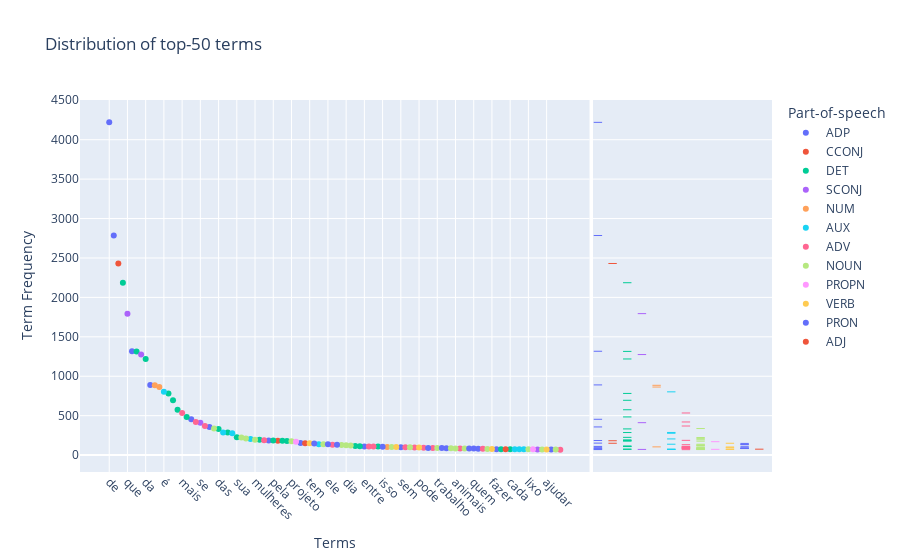

Source (notebook cell):
### Code cell
plot_wordcloud(data['Without_punctuations'])
plot_term_scatter(data, 'Without_punctuations')

### Figure 1 — Plotly figure (JSON) as saved in the notebook; plotly's stock layout.template omitted (floating-point values rounded to 4 significant figures)
{"data": [{"hovertemplate": "Part-of-speech=ADP<br>Terms=%{x}<br>Term Frequency=%{y}<extra></extra>", "legendgroup": "ADP", "marker": {"color": "#636efa", "symbol": "circle"}, "mode": "markers", "name": "ADP", "orientation": "v", "showlegend": true, "type": "scatter", "x": ["de", "a", "em", "com", "por", "dos", "nos", "sobre", "entre", "sem", "aos", "desde", "durante", "pra"], "xaxis": "x", "y": [4220, 2785, 1317, 890, 454, 357, 185, 152, 110, 99, 88, 81, 75, 70], "yaxis": "y"}, {"alignmentgroup": "True", "boxpoints": "all", "fillcolor": "rgba(255,255,255,0)", "hoveron": "points", "hovertemplate": "Part-of-speech=ADP<br>Term Frequency=%{y}<extra></extra>", "jitter": 0, "legendgroup": "ADP", "line": {"color": "rgba(255,255,255,0)"}, "marker": {"color": "#636efa", "symbol": "line-ew-open"}, "name": "ADP", "offsetgroup": "ADP", "showlegend": false, "type": "box", "xaxis": "x2", "y": [4220, 2785, 1317, 890, 454, 357, 185, 152, 110, 99, 88, 81, 75, 70], "yaxis": "y2"}, {"hovertemplate": "Part-of-speech=CCONJ<br>Terms=%{x}<br>Term Frequency=%{y}<extra></extra>", "legendgroup": "CCONJ", "marker": {"color": "#EF553B", "symbol": "circle"}, "mode": "markers", "name": "CCONJ", "orientation": "v", "showlegend": true, "type": "scatter", "x": ["e", "mas", "ou"], "xaxis": "x", "y": [2430, 182, 150], "yaxis": "y"}, {"alignmentgroup": "True", "boxpoints": "all", "fillcolor": "rgba(255,255,255,0)", "hoveron": "points", "hovertemplate": "Part-of-speech=CCONJ<br>Term Frequency=%{y}<extra></extra>", "jitter": 0, "legendgroup": "CCONJ", "line": {"color": "rgba(255,255,255,0)"}, "marker": {"color": "#EF553B", "symbol": "line-ew-open"}, "name": "CCONJ", "offsetgroup": "CCONJ", "showlegend": false, "type": "box", "xaxis": "x2", "y": [2430, 182, 150], "yaxis": "y2"}, {"hovertemplate": "Part-of-speech=DET<br>Terms=%{x}<br>Term Frequency=%{y}<extra></extra>", "legendgroup": "DET", "marker": {"color": "#00cc96", "symbol": "circle"}, "mode": "markers", "name": "DET", "orientation": "v", "showlegend": true, "type": "scatter", "x": ["o", "do", "da", "no", "na", "os", "as", "das", "ao", "sua", "à", "pela", "seu", "pelo", "seus", "nas", "suas", "todo", "cada"], "xaxis": "x", "y": [2186, 1315, 1219, 782, 695, 575, 484, 332, 286, 225, 193, 184, 181, 179, 115, 111, 108, 75, 74], "yaxis": "y"}, {"alignmentgroup": "True", "boxpoints": "all", "fillcolor": "rgba(255,255,255,0)", "hoveron": "points", "hovertemplate": "Part-of-speech=DET<br>Term Frequency=%{y}<extra></extra>", "jitter": 0, "legendgroup": "DET", "line": {"color": "rgba(255,255,255,0)"}, "marker": {"color": "#00cc96", "symbol": "line-ew-open"}, "name": "DET", "offsetgroup": "DET", "showlegend": false, "type": "box", "xaxis": "x2", "y": [2186, 1315, 1219, 782, 695, 575, 484, 332, 286, 225, 193, 184, 181, 179, 115, 111, 108, 75, 74], "yaxis": "y2"}, {"hovertemplate": "Part-of-speech=SCONJ<br>Terms=%{x}<br>Term Frequency=%{y}<extra></extra>", "legendgroup": "SCONJ", "marker": {"color": "#ab63fa", "symbol": "circle"}, "mode": "markers", "name": "SCONJ", "orientation": "v", "showlegend": true, "type": "scatter", "x": ["que", "para", "se", "após"], "xaxis": "x", "y": [1794, 1275, 411, 72], "yaxis": "y"}, {"alignmentgroup": "True", "boxpoints": "all", "fillcolor": "rgba(255,255,255,0)", "hoveron": "points", "hovertemplate": "Part-of-speech=SCONJ<br>Term Frequency=%{y}<extra></extra>", "jitter": 0, "legendgroup": "SCONJ", "line": {"color": "rgba(255,255,255,0)"}, "marker": {"color": "#ab63fa", "symbol": "line-ew-open"}, "name": "SCONJ", "offsetgroup": "SCONJ", "showlegend": false, "type": "box", "xaxis": "x2", "y": [1794, 1275, 411, 72], "yaxis": "y2"}, {"hovertemplate": "Part-of-speech=NUM<br>Terms=%{x}<br>Term Frequency=%{y}<extra></extra>", "legendgroup": "NUM", "marker": {"color": "#FFA15A", "symbol": "circle"}, "mode": "markers", "name": "NUM", "orientation": "v", "showlegend": true, "type": "scatter", "x": ["um", "uma", "mil"], "xaxis": "x", "y": [885, 863, 104], "yaxis": "y"}, {"alignmentgroup": "True", "boxpoints": "all", "fillcolor": "rgba(255,255,255,0)", "hoveron": "points", "hovertemplate": "Part-of-speech=NUM<br>Term Frequency=%{y}<extra></extra>", "jitter": 0, "legendgroup": "NUM", "line": {"color": "rgba(255,255,255,0)"}, "marker": {"color": "#FFA15A", "symbol": "line-ew-open"}, "name": "NUM", "offsetgroup": "NUM", "showlegend": false, "type": "box", "xaxis": "x2", "y": [885, 863, 104], "yaxis": "y2"}, {"hovertemplate": "Part-of-speech=AUX<br>Terms=%{x}<br>Term Frequency=%{y}<extra></extra>", "legendgroup": "AUX", "marker": {"color": "#19d3f3", "symbol": "circle"}, "mode": "markers", "name": "AUX", "orientation": "v", "showlegend": true, "type": "scatter", "x": ["é", "são", "foi", "ser", "está", "estão", "foram", "vai"], "xaxis": "x", "y": [802, 287, 277, 205, 138, 74, 73, 73], "yaxis": "y"}, {"alignmentgroup": "True", "boxpoints": "all", "fillcolor": "rgba(255,255,255,0)", "hoveron": "points", "hovertemplate": "Part-of-speech=AUX<br>Term Frequency=%{y}<extra></extra>", "jitter": 0, "legendgroup": "AUX", "line": {"color": "rgba(255,255,255,0)"}, "marker": {"color": "#19d3f3", "symbol": "line-ew-open"}, "name": "AUX", "offsetgroup": "AUX", "showlegend": false, "type": "box", "xaxis": "x2", "y": [802, 287, 277, 205, 138, 74, 73, 73], "yaxis": "y2"}, {"hovertemplate": "Part-of-speech=ADV<br>Terms=%{x}<br>Term Frequency=%{y}<extra></extra>", "legendgroup": "ADV", "marker": {"color": "#FF6692", "symbol": "circle"}, "mode": "markers", "name": "ADV", "orientation": "v", "showlegend": true, "type": "scatter", "x": ["mais", "como", "não", "já", "também", "quando", "até", "muito", "apenas", "além", "ainda", "primeira", "hoje", "mesmo"], "xaxis": "x", "y": [534, 420, 369, 187, 132, 110, 110, 98, 95, 93, 90, 84, 80, 69], "yaxis": "y"}, {"alignmentgroup": "True", "boxpoints": "all", "fillcolor": "rgba(255,255,255,0)", "hoveron": "points", "hovertemplate": "Part-of-speech=ADV<br>Term Frequency=%{y}<extra></extra>", "jitter": 0, "legendgroup": "ADV", "line": {"color": "rgba(255,255,255,0)"}, "marker": {"color": "#FF6692", "symbol": "line-ew-open"}, "name": "ADV", "offsetgroup": "ADV", "showlegend": false, "type": "box", "xaxis": "x2", "y": [534, 420, 369, 187, 132, 110, 110, 98, 95, 93, 90, 84, 80, 69], "yaxis": "y2"}, {"hovertemplate": "Part-of-speech=NOUN<br>Terms=%{x}<br>Term Frequency=%{y}<extra></extra>", "legendgroup": "NOUN", "marker": {"color": "#B6E880", "symbol": "circle"}, "mode": "markers", "name": "NOUN", "orientation": "v", "showlegend": true, "type": "scatter", "x": ["anos", "pessoas", "mundo", "mulheres", "projeto", "vida", "crianças", "dia", "país", "ano", "história", "trabalho", "cidade", "animais", "escola", "água", "lixo", "meio", "parte"], "xaxis": "x", "y": [337, 223, 209, 195, 177, 138, 128, 126, 122, 103, 98, 89, 87, 85, 84, 77, 73, 72, 70], "yaxis": "y"}, {"alignmentgroup": "True", "boxpoints": "all", "fillcolor": "rgba(255,255,255,0)", "hoveron": "points", "hovertemplate": "Part-of-speech=NOUN<br>Term Frequency=%{y}<extra></extra>", "jitter": 0, "legendgroup": "NOUN", "line": {"color": "rgba(255,255,255,0)"}, "marker": {"color": "#B6E880", "symbol": "line-ew-open"}, "name": "NOUN", "offsetgroup": "NOUN", "showlegend": false, "type": "box", "xaxis": "x2", "y": [337, 223, 209, 195, 177, 138, 128, 126, 122, 103, 98, 89, 87, 85, 84, 77, 73, 72, 70], "yaxis": "y2"}, {"hovertemplate": "Part-of-speech=PROPN<br>Terms=%{x}<br>Term Frequency=%{y}<extra></extra>", "legendgroup": "PROPN", "marker": {"color": "#FF97FF", "symbol": "circle"}, "mode": "markers", "name": "PROPN", "orientation": "v", "showlegend": true, "type": "scatter", "x": ["brasil", "rio"], "xaxis": "x", "y": [170, 73], "yaxis": "y"}, {"alignmentgroup": "True", "boxpoints": "all", "fillcolor": "rgba(255,255,255,0)", "hoveron": "points", "hovertemplate": "Part-of-speech=PROPN<br>Term Frequency=%{y}<extra></extra>", "jitter": 0, "legendgroup": "PROPN", "line": {"color": "rgba(255,255,255,0)"}, "marker": {"color": "#FF97FF", "symbol": "line-ew-open"}, "name": "PROPN", "offsetgroup": "PROPN", "showlegend": false, "type": "box", "xaxis": "x2", "y": [170, 73], "yaxis": "y2"}, {"hovertemplate": "Part-of-speech=VERB<br>Terms=%{x}<br>Term Frequency=%{y}<extra></extra>", "legendgroup": "VERB", "marker": {"color": "#FECB52", "symbol": "circle"}, "mode": "markers", "name": "VERB", "orientation": "v", "showlegend": true, "type": "scatter", "x": ["tem", "há", "pode", "fazer", "ajudar"], "xaxis": "x", "y": [150, 103, 95, 77, 72], "yaxis": "y"}, {"alignmentgroup": "True", "boxpoints": "all", "fillcolor": "rgba(255,255,255,0)", "hoveron": "points", "hovertemplate": "Part-of-speech=VERB<br>Term Frequency=%{y}<extra></extra>", "jitter": 0, "legendgroup": "VERB", "line": {"color": "rgba(255,255,255,0)"}, "marker": {"color": "#FECB52", "symbol": "line-ew-open"}, "name": "VERB", "offsetgroup": "VERB", "showlegend": false, "type": "box", "xaxis": "x2", "y": [150, 103, 95, 77, 72], "yaxis": "y2"}, {"hovertemplate": "Part-of-speech=PRON<br>Terms=%{x}<br>Term Frequency=%{y}<extra></extra>", "legendgroup": "PRON", "marker": {"color": "#636efa", "symbol": "circle"}, "mode": "markers", "name": "PRON", "orientation": "v", "showlegend": true, "type": "scatter", "x": ["ela", "ele", "você", "isso", "todos", "onde", "essa", "quem"], "xaxis": "x", "y": [148, 136, 131, 106, 91, 89, 84, 83], "yaxis": "y"}, {"alignmentgroup": "True", "boxpoints": "all", "fillcolor": "rgba(255,255,255,0)", "hoveron": "points", "hovertemplate": "Part-of-speech=PRON<br>Term Frequency=%{y}<extra></extra>", "jitter": 0, "legendgroup": "PRON", "line": {"color": "rgba(255,255,255,0)"}, "marker": {"color": "#636efa", "symbol": "line-ew-open"}, "name": "PRON", "offsetgroup": "PRON", "showlegend": false, "type": "box", "xaxis": "x2", "y": [148, 136, 131, 106, 91, 89, 84, 83], "yaxis": "y2"}, {"hovertemplate": "Part-of-speech=ADJ<br>Terms=%{x}<br>Term Frequency=%{y}<extra></extra>", "legendgroup": "ADJ", "marker": {"color": "#EF553B", "symbol": "circle"}, "mode": "markers", "name": "ADJ", "orientation": "v", "showlegend": true, "type": "scatter", "x": ["brasileira"], "xaxis": "x", "y": [75], "yaxis": "y"}, {"alignmentgroup": "True", "boxpoints": "all", "fillcolor": "rgba(255,255,255,0)", "hoveron": "points", "hovertemplate": "Part-of-speech=ADJ<br>Term Frequency=%{y}<extra></extra>", "jitter": 0, "legendgroup": "ADJ", "line": {"color": "rgba(255,255,255,0)"}, "marker": {"color": "#EF553B", "symbol": "line-ew-open"}, "name": "ADJ", "offsetgroup": "ADJ", "showlegend": false, "type": "box", "xaxis": "x2", "y": [75], "yaxis": "y2"}], "layout": {"legend": {"title": {"text": "Part-of-speech"}, "tracegroupgap": 0}, "title": {"text": "Distribution of top-50 terms"}, "xaxis": {"anchor": "y", "categoryorder": "total descending", "domain": [0, 0.7363], "tickangle": 45, "title": {"text": "Terms"}}, "xaxis2": {"anchor": "y2", "domain": [0.7413, 1], "matches": "x2", "showgrid": false, "showline": false, "showticklabels": false, "ticks": ""}, "yaxis": {"anchor": "x", "domain": [0, 1], "title": {"text": "Term Frequency"}}, "yaxis2": {"anchor": "x2", "domain": [0, 1], "matches": "y", "showgrid": true, "showticklabels": false}}}
